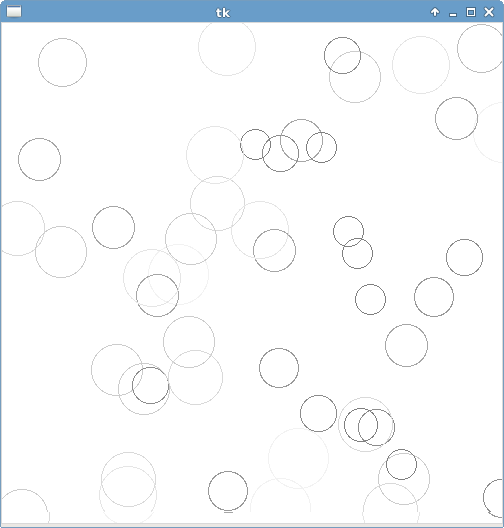

Write the Python code that produced this figure.
#!/usr/bin/env python3
# -*- coding: utf-8 -*-

# Copyright (c) 2016 Jérémie DECOCK (http://www.jdhp.org)

# Permission is hereby granted, free of charge, to any person obtaining a copy
# of this software and associated documentation files (the "Software"), to deal
# in the Software without restriction, including without limitation the rights
# to use, copy, modify, merge, publish, distribute, sublicense, and/or sell
# copies of the Software, and to permit persons to whom the Software is
# furnished to do so, subject to the following conditions:

# The above copyright notice and this permission notice shall be included in
# all copies or substantial portions of the Software.
 
# THE SOFTWARE IS PROVIDED "AS IS", WITHOUT WARRANTY OF ANY KIND, EXPRESS OR
# IMPLIED, INCLUDING BUT NOT LIMITED TO THE WARRANTIES OF MERCHANTABILITY,
# FITNESS FOR A PARTICULAR PURPOSE AND NONINFRINGEMENT. IN NO EVENT SHALL THE
# AUTHORS OR COPYRIGHT HOLDERS BE LIABLE FOR ANY CLAIM, DAMAGES OR OTHER
# LIABILITY, WHETHER IN AN ACTION OF CONTRACT, TORT OR OTHERWISE, ARISING FROM,
# OUT OF OR IN CONNECTION WITH THE SOFTWARE OR THE USE OR OTHER DEALINGS IN
# THE SOFTWARE.

# Inspired by http://www.labri.fr/perso/nrougier/teaching/matplotlib/matplotlib.html#animation
# See also: http://effbot.org/tkinterbook/widget.htm

import tkinter as tk
import random

SIZE = 500

MIN_RADIUS = 15
MAX_RADIUS = 30

NUM_CIRCLES = 50

FPS = 25
TIME_STEP_MS = int(1000 / FPS)

def main():
    """Main function"""

    root = tk.Tk()

    canvas = tk.Canvas(root, width=SIZE, height=SIZE, background="white")
    canvas.pack()

    for index in range(NUM_CIRCLES):
        x = random.randint(0, SIZE)
        y = random.randint(0, SIZE)
        radius = random.randint(MIN_RADIUS, MAX_RADIUS)
        canvas.create_oval(x - radius,
                           y - radius,
                           x + radius,
                           y + radius,
                           width=1)

    def update_canvas():
        # Update all circles
        for tag in canvas.find_all():
            coordinates = canvas.coords(tag)    # Get the circle's coordinates
            diameter = coordinates[2] - coordinates[0]

            if diameter < 2 * MAX_RADIUS:
                coordinates[0] -= 1
                coordinates[1] -= 1
                coordinates[2] += 2
                coordinates[3] += 2
            else:
                x = random.randint(0, SIZE)
                y = random.randint(0, SIZE)
                coordinates[0] = x - MIN_RADIUS
                coordinates[1] = y - MIN_RADIUS
                coordinates[2] = x + MIN_RADIUS
                coordinates[3] = y + MIN_RADIUS
                diameter = coordinates[2] - coordinates[0]

            # Redraw the ball
            canvas.coords(tag, *coordinates)       # Change coordinates

            alpha = int(100. * diameter / (2. * MAX_RADIUS))
            color = "gray" + str(alpha)
            canvas.itemconfig(tag, outline=color)  # Change color

        # Reschedule event in TIME_STEP_MS ms
        root.after(TIME_STEP_MS, update_canvas)

    # Schedule event in TIME_STEP_MS ms
    root.after(TIME_STEP_MS, update_canvas)

    root.mainloop()

if __name__ == '__main__':
    main()
